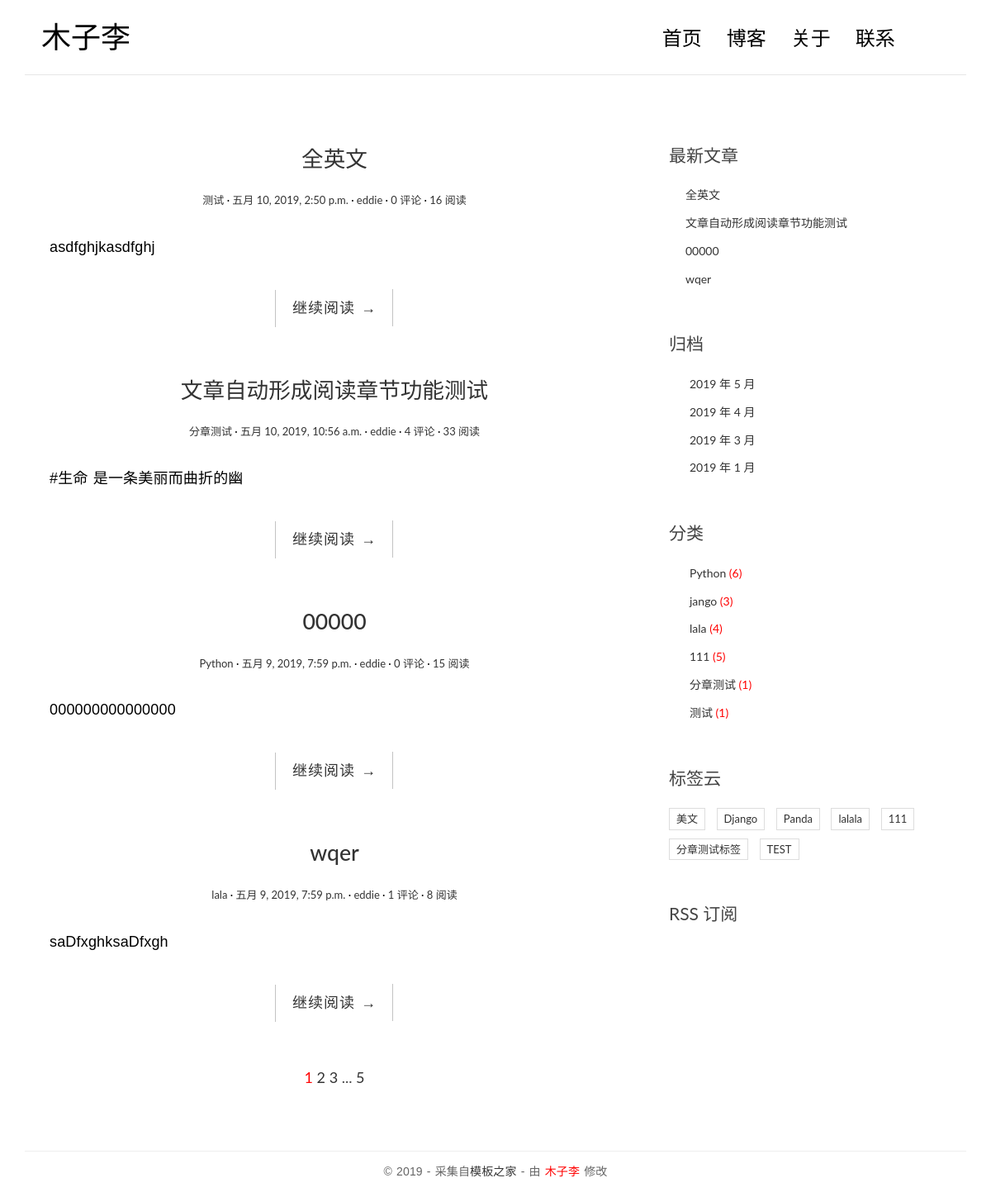
Before: / with the older database file.
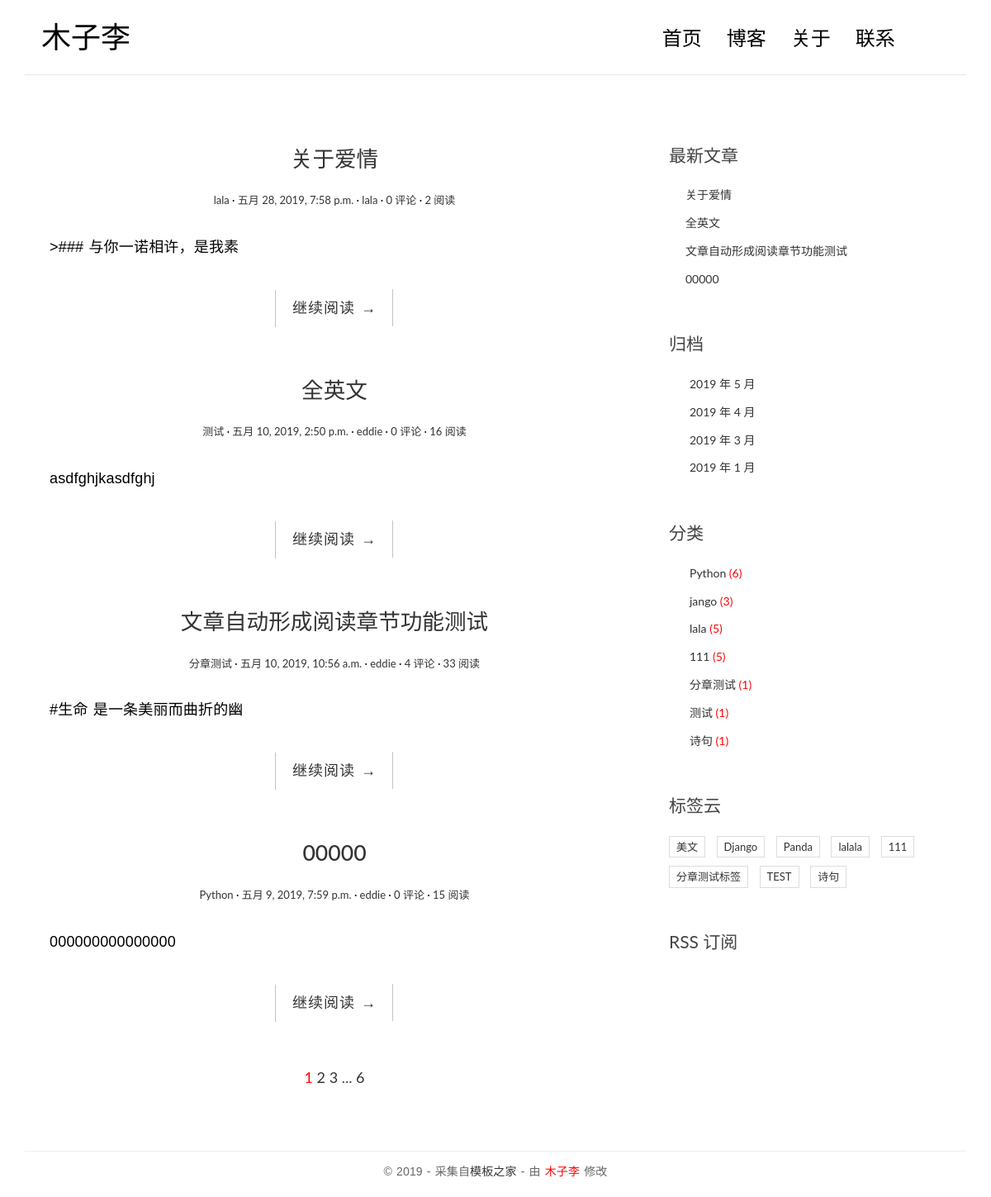
After: the same page with the newer database file.
### blog/models.py (models this page shows, shortened)
@python_2_unicode_compatible
class Post(models.Model):
    title = models.CharField(max_length=70)
    body = models.TextField()
    created_time = models.DateTimeField()
    modified_time = models.DateTimeField()
    excerpt = models.CharField(max_length=200, blank=True)
    category = models.ForeignKey(Category)
    tags = models.ManyToManyField(Tag, blank=True)
    author = models.ForeignKey(User)
    views = models.PositiveIntegerField(default=0)
    def get_absolute_url(self):
        return reverse('blog:detail', kwargs={'pk': self.pk})
    class Meta:
        ordering = ['-created_time', 'title']

class Category(models.Model):
    name = models.CharField(max_length=100)

class Tag(models.Model):
    name = models.CharField(max_length=100)

### blog/views.py (the view, shortened to what this page needs)
# urls.py: url(r'^$', views.IndexView.as_view(), name='index'),
class IndexView(ListView):
    model = Post
    template_name = 'blog/index.html'
    context_object_name = 'post_list'
    paginate_by = 4
    def get_context_data(self, **kwargs):
        context = super(IndexView, self).get_context_data(**kwargs)
        paginator = context.get('paginator')
        page = context.get('page_obj')
        is_paginated = context.get('is_paginated')
        pagination_data = self.pagination_data(paginator, page, is_paginated)
        context.update(pagination_data)
        return context
    def pagination_data(self, paginator, page, is_paginated):
        if not is_paginated:
            return {}
        left = []
        right = []
        left_has_more = False
        right_has_more = False
        first = False
        last = False
        page_number = page.number
        total_pages = paginator.num_pages
        page_range = paginator.page_range
        if page_number == 1:
            right = page_range[page_number:page_number + 2]
            if right[-1] < total_pages - 1:
                right_has_more = True
            if right[-1] < total_pages:
                last = True
        elif page_number == total_pages:
            left = page_range[(page_number - 3) if (page_number - 3) > 0 else 0:page_number - 1]
            if left[0] > 2:
                left_has_more = True
            if left[0] > 1:
                first = True
        data = {
            'left': left,
            'right': right,
            'left_has_more': left_has_more,
            'right_has_more': right_has_more,
            'first': first,
            'last': last,
        }
        return data

### blog/templatetags/blog_tags.py (called while the page is built)
@register.simple_tag
def get_recent_posts(num=4):
    return Post.objects.all().order_by('-created_time')[:num]

@register.simple_tag
def archives():
    return Post.objects.dates('created_time', 'month', order='DESC')

@register.simple_tag
def get_categories():
    return Category.objects.annotate(num_posts=Count('post')).filter(num_posts__gt=0)

@register.simple_tag
def get_tags():
    return Tag.objects.annotate(num_posts=Count('post')).filter(num_posts__gt=0)

### templates/blog/index.html (shortened to what this page needs)
{% extends 'base.html' %}
{% load staticfiles %}
        {% block main %}
            {% for post in post_list %}
                <article class="post post-{{ post.pk }}">
                    <header class="entry-header">
                        <h1 class="entry-title">
                            <a href="{{ post.get_absolute_url }}">{{ post.title }}</a>
                        </h1>
                        <div class="entry-meta">
                            <span class="post-category"><a href="#">{{ post.category.name }}</a></span>
                            <span class="post-date"><a href="#"><time class="entry-date"
                                                                      datetime="{{ post.created_time }}">{{ post.created_time }}</time></a></span>
                            <span class="post-author"><a href="#">{{ post.author }}</a></span>
                            <span class="comments-link"><a href="#">{{ post.comment_set.count }} 评论</a></span>
                            <span class="views-count"><a href="#">{{ post.views }} 阅读</a></span>
                        </div>
                    </header>
                    <div class="entry-content clearfix">
                        <p>{{ post.body|truncatechars:15 }}</p>
                        <div class="read-more cl-effect-14">
                            <a href="{{ post.get_absolute_url }}" class="more-link">继续阅读 <span class="meta-nav">→</span></a>
                        </div>
                    </div>
                </article>
            {% empty %}
                <div class="no-post">暂时还没有发布的文章！</div>
            {% endfor %}
        {% if is_paginated %}
            <div class="pagination" style="width: 100%;text-align: center;font-size: 18px;margin: 40px 0 20px 0;">
              <a href="?page={{ page_obj.number }}" style="color: red">{{ page_obj.number }}</a>
              {% if right %}
                {% for i in right %}
                    <a href="?page={{ i }}">{{ i }}</a>
                {% endfor %}
                {% if right_has_more %}
                    <span>...</span>
                {% endif %}
              {% endif %}
              {% if last %}
                <a href="?page={{ paginator.num_pages }}">{{ paginator.num_pages }}</a>
              {% endif %}
            </div>
        {% endif %}
    {% endblock main %}

### templates/base.html (shortened to what the changed rows need)
{% load staticfiles %}
{% load blog_tags %}
<!DOCTYPE html>
<html>
    <head>
        <link href="https://cdn.bootcss.com/bootstrap/3.3.7/css/bootstrap.min.css" rel="stylesheet">
        <link rel="stylesheet" href="http://code.ionicframework.com/ionicons/2.0.1/css/ionicons.min.css">
        <link rel="stylesheet" href="{% static 'blog/css/pace.css' %}">
        <link rel="stylesheet" href="{% static 'blog/css/custom.css' %}">
        <link rel="stylesheet" href="{% static 'blog/css/highlights/github.css' %}">
    </head>
    <body>
        <div class="container">
            <header id="site-header">
                <div class="row">
                    <div class="col-md-4 col-sm-5 col-xs-8">
                        <div class="logo">
                            <h1><a href="{% url 'blog:index' %}"><b>木子李</b></a></h1>
                        </div>
                    </div>
                </div>
            </header>
        </div>
        <div class="content-body">
            <div class="container">
                <div class="row">
                    <main class="col-md-8">
                        {% block main %}
                        {% endblock main %}
                    </main>
                    <aside class="col-md-4">
                        <div class="widget widget-recent-posts">
                            {% get_recent_posts as recent_post_list %}
                            <ul>
                                {% for post in recent_post_list %}
                                <li>
                                    <a href="{{ post.get_absolute_url }}">{{ post.title }}</a>
                                </li>
                                {% empty %}
                                暂无文章！
                                {% endfor %}
                            </ul>
                        </div>
                        <div class="widget widget-archives">
                            {% archives as date_list %}
                            <ul>
                                {% for date in date_list %}
                                <li>
                                    <a href="{% url 'blog:archives' date.year date.month %}">{{ date.year }} 年 {{ date.month }} 月</a>
                                </li>
                                {% empty %}
                                暂无归档！
                                {% endfor %}
                            </ul>
                        </div>
                        <div class="widget widget-category">
                            {% get_categories as category_list %}
                            <ul>
                                {% for category in category_list %}
                                <li>
                                    <a href="{% url 'blog:category' category.pk %}">{{ category.name }}<span class="post-count" style="color:red"> ({{ category.num_posts }}) </span></a>
                                </li>
                                {% empty %}
                                暂无分类！
                                {% endfor %}
                            </ul>
                        </div>
                        <div class="widget widget-tag-cloud">
                            {% get_tags as tag_list %}
                            <ul>
                                {% for tag in tag_list %}
                                <li>
                                    <a href="{% url 'blog:tag' tag.pk %}">{{ tag.name }}</a>
                                </li>
                                {% empty %}
                                暂无标签！
                                {% endfor %}
                            </ul>
                        </div>
                    </aside>
                </div>
            </div>
        </div>
    </body>
</html>

Changed rows visible on the page:
no longer on this page (row unchanged): Post: title "wqer", category.name "lala", created_time "五月 9, 2019, 7:59 p.m.", author "eddie", comment_set.count "1", views "8", body "saDfxghksaDfxgh"
added Post: title "关于爱情", category.name "lala", created_time "五月 28, 2019, 7:58 p.m.", author "lala", comment_set.count "0", views "2", body ">### 与你一诺相许，是我素"
computed for Category "lala": num_posts "4" → "5"
added Category: name "诗句", num_posts "1"
added Tag: name "诗句"
Other visible differences:
{{ paginator.num_pages }}: "5" → "6"
